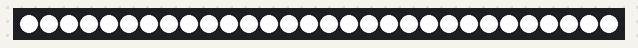
This sketch was run on a simulated Arduino Uno, built with avr-gcc and run on an emulated ATmega328P. Shown: 30 RGB LEDs in strip order, left to right.

Above: at 0.15 s.
At 1.65 s:
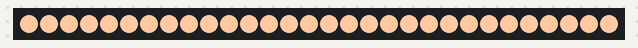
At 3.45 s:
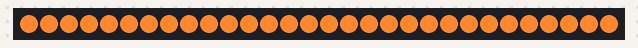
At 13.1 s:
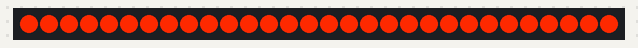
At 31.3 s:
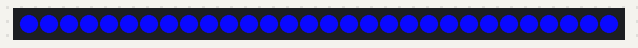
At 39.66 s:
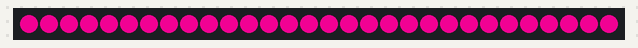

The sketch:

fader.ino
```cpp
/*
 * LedBrightness sketch
 * controls the brightness of LEDs on "analog" (PWM) output ports.
 */
#include <Adafruit_NeoPixel.h>
#include <avr/power.h>

#define PIN 2
#define NUMPIXELS 30
#define COLORHOLDTIME 5000

Adafruit_NeoPixel pixels = Adafruit_NeoPixel(NUMPIXELS, PIN, NEO_GRB + NEO_KHZ800);

class rgb_color {

  private:
    int my_r;
    int my_g;
    int my_b;
  public:
    rgb_color (int red, int green, int blue)
      :
        my_r(red),
        my_g(green),
        my_b(blue)
    {
    }

    int r() const {return my_r;}
    int b() const {return my_b;}
    int g() const {return my_g;}
};

/*instances of fader can fade between two colors*/
class fader {

  private:
    int r_pin;
    int g_pin;
    int b_pin;

  public:
    /* construct the fader for the pins to manipulate.
     * make sure these are pins that support Pulse
     * width modulation (PWM), these are the digital pins
     * denoted with a tilde(~) common are ~3, ~5, ~6, ~9, ~10
     * and ~11 but check this on your type of arduino.
     */
    fader( int red_pin, int green_pin, int blue_pin)
      :
        r_pin(red_pin),
        g_pin(green_pin),
        b_pin(blue_pin)
    {
    }

    /*fade from rgb_in to rgb_out*/
    void fade( const rgb_color& in,
               const rgb_color& out,
               unsigned n_steps = 256,  //default take 256 steps
               unsigned time    = 10)   //wait 10 ms per step
    {
      int red_diff   = out.r() - in.r();
      int green_diff = out.g() - in.g();
      int blue_diff  = out.b() - in.b();
      rgb_color final_color (0,0,0);
      for ( unsigned i = 0; i < n_steps; ++i){
        /* output is the color that is actually written to the pins
         * and output nicely fades from in to out.
         */
        rgb_color output ( in.r() + i * red_diff / n_steps,
                           in.g() + i * green_diff / n_steps,
                           in.b() + i * blue_diff/ n_steps);
        /*put the analog pins to the proper output.*/
//        for( unsigned x=0; x<NUMPIXELS; x++) {
//          pixels.setPixelColor(x, pixels.Color(output.r(),output.g(),output.b())); // Moderately bright green color.
//        }
        //pixels.show();
        for( unsigned x=0; x<NUMPIXELS; x++) {
          if( x % 3 == 0 ) {
            pixels.setPixelColor(x, pixels.Color(output.r(),output.g(),output.b())); // Moderately bright green color.
          }

        }
        pixels.show();
        for( unsigned x=0; x<NUMPIXELS; x++) {
          if( x % 3 == 0 ) {
            continue;
          } else {
            if( x % 2 == 0 ) {
                      pixels.setPixelColor(x, pixels.Color(output.r(),output.g(),output.b())); // Moderately bright green color.
            } else {
              continue;
            }
          }
        }
        pixels.show();
        for( unsigned x=0; x<NUMPIXELS; x++) {
          if( x % 3 == 0 ) {
            continue;
          } else {
            if( x % 2 == 0 ) {
              continue;
            } else {
              pixels.setPixelColor(x, pixels.Color(output.r(),output.g(),output.b())); // Moderately bright green color.
            }
          }
        }
        pixels.show();


        delay(time);
        final_color = output;
      }
      for( unsigned x=0; x<NUMPIXELS; x++) {
        pixels.setPixelColor(x, pixels.Color(final_color.r(),final_color.g(),final_color.b())); // Moderately bright green color.
      }
      pixels.show();
      delay(COLORHOLDTIME);
    }

};

void setup()
{
    if (F_CPU == 16000000) clock_prescale_set(clock_div_1);

  //pins driven by analogWrite do not need to be declared as outputs
  pixels.begin();
  pixels.show(); // Initialize all pixels to 'off'

}

void fadetest() {
  fader f (3, 5, 6); //note OP uses 9 10 and 11
  /*colors*/
  rgb_color yellow  ( 250, 105,   0 );
  rgb_color orange  ( 250,  40,   0 );
  rgb_color red     ( 255,   0,   0 );
  rgb_color blue    (  10,  10, 255 );
  rgb_color pink    ( 255,   0, 100 );
  rgb_color purple  ( 200,   0, 255 );
  rgb_color green   (   0, 255,   0 );
  rgb_color white   ( 255, 255, 255 );
  rgb_color pink2   ( 255, 0, 200 );


  /*fade colors*/
  f.fade( white, yellow);
  f.fade( yellow, orange);
  f.fade( orange, red);
  f.fade( red, blue);
  f.fade( blue, pink);
  f.fade( pink, purple);
  f.fade( purple, green);
  f.fade( green, white);
  f.fade( white, pink2);

}

void loop()
{
  fadetest();
}
```
